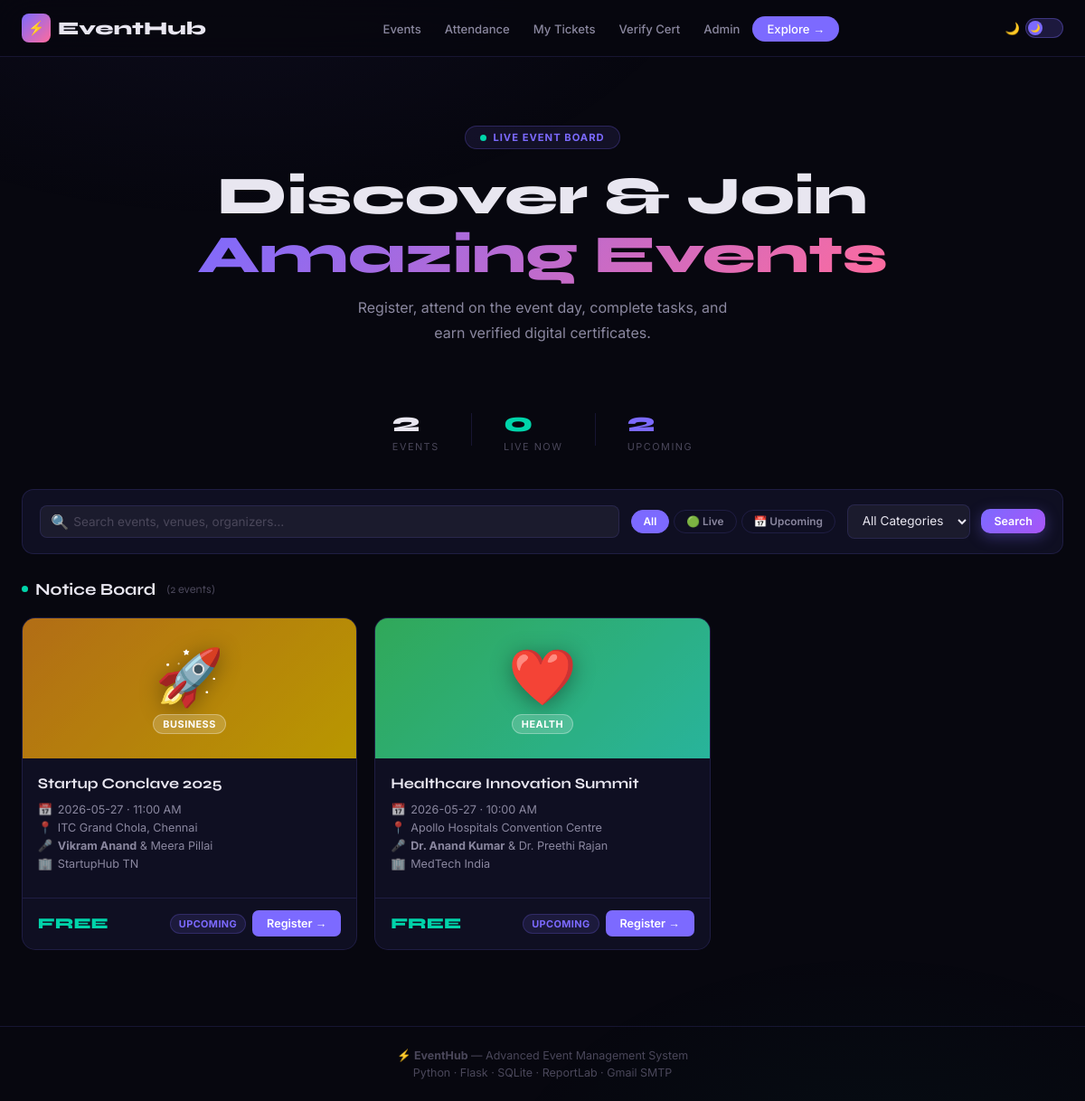
The page / on the database its author committed.
### tables this page shows
CREATE TABLE events(
        id INTEGER PRIMARY KEY AUTOINCREMENT,
        name TEXT NOT NULL,
        description TEXT,
        date TEXT NOT NULL,
        time TEXT NOT NULL,
        venue TEXT NOT NULL,
        host TEXT NOT NULL,
        co_host TEXT,
        organizer TEXT NOT NULL,
        category TEXT DEFAULT 'General',
        is_paid INTEGER DEFAULT 0,
        fee REAL DEFAULT 0,
        capacity INTEGER DEFAULT 200,
        upi TEXT DEFAULT 'events@upi',
        status TEXT DEFAULT 'upcoming',
        created_at TEXT DEFAULT(datetime('now'))
    );

### app.py (the view)
@app.route('/')
def home():
    con = get_db()
    q = request.args.get('q',''); cat = request.args.get('cat',''); st = request.args.get('st','')
    today = date.today().isoformat()
    sql = "SELECT * FROM events WHERE date >= ?"; p = [today]
    if q: sql += " AND (name LIKE ? OR organizer LIKE ? OR venue LIKE ?)"; p += [f'%{q}%']*3
    if cat: sql += " AND category=?"; p.append(cat)
    if st: sql += " AND status=?"; p.append(st)
    sql += " ORDER BY date ASC"
    events = con.execute(sql, p).fetchall()
    cats   = con.execute("SELECT DISTINCT category FROM events WHERE date>=?", (today,)).fetchall()
    stats  = {'total': con.execute("SELECT COUNT(*) FROM events WHERE date>=?", (today,)).fetchone()[0],
              'ongoing': con.execute("SELECT COUNT(*) FROM events WHERE date>=? AND status='ongoing'", (today,)).fetchone()[0],
              'upcoming': con.execute("SELECT COUNT(*) FROM events WHERE date>=? AND status='upcoming'", (today,)).fetchone()[0]}
    con.close()
    return render_template('home.html', events=events, cats=cats, q=q, sel_cat=cat, sel_st=st, stats=stats, themes=THEMES)

### app.py (called while the page is built)
def get_db():
    c = sqlite3.connect(DB_PATH)
    c.row_factory = sqlite3.Row
    c.execute("PRAGMA foreign_keys=ON")
    return c

### templates/home.html (shortened to what this page needs)
{% extends "base.html" %}
{% block content %}
<div class="hero ai">
  <div class="chip"><div class="dot"></div>Live Event Board</div>
  <h1 class="ht">Discover &amp; Join<br><span class="grad">Amazing Events</span></h1>
  <p class="hs">Register, attend on the event day, complete tasks, and earn verified digital certificates.</p>
</div>
<div class="stats ai" style="animation-delay:.08s">
  <div><div class="sv">{{stats.total}}</div><div class="sl">Events</div></div>
  <div><div class="sv" style="color:var(--gr)">{{stats.ongoing}}</div><div class="sl">Live Now</div></div>
  <div><div class="sv" style="color:var(--p)">{{stats.upcoming}}</div><div class="sl">Upcoming</div></div>
</div>
<form method="get" class="fbar ai" style="animation-delay:.12s">
  <div class="sw"><span class="si">🔍</span><input type="text" name="q" class="si2" placeholder="Search events, venues, organizers…" value="{{q}}"></div>
  <div class="pills">
    <a href="?" class="pill {% if not sel_st %}on{% endif %}">All</a>
    <a href="?st=ongoing{% if q %}&q={{q}}{% endif %}" class="pill {% if sel_st=='ongoing' %}on{% endif %}">🟢 Live</a>
    <a href="?st=upcoming{% if q %}&q={{q}}{% endif %}" class="pill {% if sel_st=='upcoming' %}on{% endif %}">📅 Upcoming</a>
  </div>
  <select name="cat" class="fsel" onchange="this.form.submit()">
    <option value="">All Categories</option>
  </select>
  <button type="submit" class="btn btn-p btn-sm">Search</button>
</form>
<div class="bhead">
  <div class="btitle"><div class="dot"></div>Notice Board <span style="font-size:.8rem;color:var(--di);font-weight:400;margin-left:4px">({{events|length}} events)</span></div>
</div>
<div class="ev-grid">
{% for ev in events %}{% set t=themes.get(ev.category,themes['General']) %}
<a href="{{ url_for('event_detail',eid=ev.id) }}" class="ev-card ai" style="animation-delay:{{ (loop.index0 * 0.04)|round(2) }}s">
  <div class="ev-banner">
    <div class="ev-bg" style="background:linear-gradient(135deg,{{t.grad}})"></div>
    <div class="ev-ov"></div>
    <div class="ev-cnt"><span class="ev-em">{{t.icon}}</span><span class="ev-cc">{{ev.category}}</span></div>
  </div>
  <div class="ev-body">
    <div class="ev-title">{{ev.name}}</div>
    <div class="ev-rows">
      <div class="ev-row"><span class="ic">📅</span><span>{{ev.date}} · {{ev.time}}</span></div>
      <div class="ev-row"><span class="ic">📍</span><span>{{ev.venue}}</span></div>
      <div class="ev-row"><span class="ic">🎤</span><span><strong>{{ev.host}}</strong>{% if ev.co_host %} &amp; {{ev.co_host}}{% endif %}</span></div>
      <div class="ev-row"><span class="ic">🏢</span><span>{{ev.organizer}}</span></div>
    </div>
  </div>
  <div class="ev-foot">
    <div class="ev-price {% if ev.is_paid %}pc-p{% else %}fc-p{% endif %}">{% if ev.is_paid %}₹{{ev.fee|int}}{% else %}FREE{% endif %}</div>
    <div style="display:flex;align-items:center;gap:7px">
      {% if ev.status=='ongoing' %}<span class="bdg bg">● Live</span>{% else %}<span class="bdg bp">Upcoming</span>{% endif %}
      <span class="ev-cta">Register →</span>
    </div>
  </div>
</a>
{% endfor %}
</div>
{% endblock %}

### templates/base.html (style rules this page uses)
[data-theme="dark"] { --bg:#07070f;--bg2:#0d0d1a;--card:#0f0f22;--card2:#141435; --p:#7c6aff;--p2:#a29bfe;--acc:#ff6b9d;--gr:#00d4aa;--gold:#ffd166; --tx:#e8e6f0;--mu:#8a879f;--di:#4a475a; --bd:rgba(124,106,255,.15);--bd2:rgba(124,106,255,.35); --nav:rgba(7,7,15,.9);--inp:rgba(255,255,255,.05);--sh:rgba(0,0,0,.5); }
*,::before,::after { margin:0;padding:0;box-sizing:border-box }
html { scroll-behavior:smooth }
body { font-family:'Inter',sans-serif;background:var(--bg);color:var(--tx);min-height:100vh;overflow-x:hidden;transition:background .3s,color .3s }
body::before { content:'';position:fixed;inset:0;background:radial-gradient(ellipse 80% 50% at 20% -10%,rgba(124,106,255,.07),transparent 60%),radial-gradient(ellipse 60% 40% at 80% 110%,rgba(0,212,170,.04),transparent 60%);pointer-events:none;z-index:0 }
.btn { display:inline-flex;align-items:center;gap:6px;padding:10px 22px;border-radius:10px;font-family:'Inter',sans-serif;font-size:.87rem;font-weight:600;cursor:pointer;transition:all .2s;border:none;text-decoration:none }
.btn-p { background:linear-gradient(135deg,#7c6aff,#a855f7);color:#fff;box-shadow:0 4px 16px rgba(124,106,255,.35) }
.btn-sm { padding:6px 14px;font-size:.78rem }
.bdg { display:inline-flex;align-items:center;gap:3px;padding:3px 9px;border-radius:16px;font-size:.68rem;font-weight:700;letter-spacing:.4px;text-transform:uppercase }
.bp { background:rgba(124,106,255,.12);color:var(--p);border:1px solid rgba(124,106,255,.22) }
.ai { animation:fadeUp .42s ease forwards }

### rows shown on the page
events: icon "🚀", category "BUSINESS", name "Startup Conclave 2025", date "2026-05-27", time "11:00 AM", venue "ITC Grand Chola, Chennai", host "Vikram Anand", co_host "Meera Pillai", organizer "StartupHub TN", is_paid "FREE", status "UPCOMING"
events: icon "❤️", category "HEALTH", name "Healthcare Innovation Summit", date "2026-05-27", time "10:00 AM", venue "Apollo Hospitals Convention Centre", host "Dr. Anand Kumar", co_host "Dr. Preethi Rajan", organizer "MedTech India", is_paid "FREE", status "UPCOMING"

### other values the page prints
{{ stats.total }} "2"
{{ stats.ongoing }} "0"
{{ stats.upcoming }} "2"
{{ events|length }} "2"
